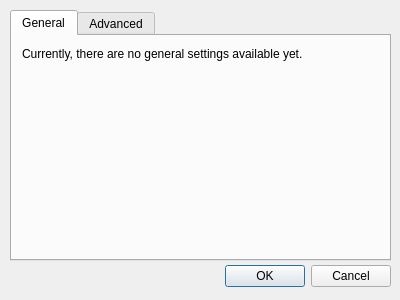
<?xml version="1.0" encoding="UTF-8"?>
<ui version="4.0">
 <class>ConfigDialog</class>
 <widget class="QDialog" name="ConfigDialog">
  <property name="geometry">
   <rect>
    <x>0</x>
    <y>0</y>
    <width>400</width>
    <height>300</height>
   </rect>
  </property>
  <property name="windowTitle">
   <string>Guild Wars 2</string>
  </property>
  <widget class="QDialogButtonBox" name="buttonBox">
   <property name="geometry">
    <rect>
     <x>10</x>
     <y>260</y>
     <width>381</width>
     <height>32</height>
    </rect>
   </property>
   <property name="orientation">
    <enum>Qt::Horizontal</enum>
   </property>
   <property name="standardButtons">
    <set>QDialogButtonBox::Cancel|QDialogButtonBox::Ok</set>
   </property>
  </widget>
  <widget class="QTabWidget" name="tabWidget">
   <property name="geometry">
    <rect>
     <x>10</x>
     <y>10</y>
     <width>381</width>
     <height>251</height>
    </rect>
   </property>
   <property name="currentIndex">
    <number>0</number>
   </property>
   <widget class="QWidget" name="tab_general">
    <attribute name="title">
     <string>General</string>
    </attribute>
    <widget class="QLabel" name="label">
     <property name="geometry">
      <rect>
       <x>10</x>
       <y>10</y>
       <width>351</width>
       <height>16</height>
      </rect>
     </property>
     <property name="text">
      <string>Currently, there are no general settings available yet.</string>
     </property>
    </widget>
   </widget>
   <widget class="QWidget" name="tab_advanced">
    <attribute name="title">
     <string>Advanced</string>
    </attribute>
    <widget class="QWidget" name="gridLayoutWidget">
     <property name="geometry">
      <rect>
       <x>10</x>
       <y>10</y>
       <width>351</width>
       <height>61</height>
      </rect>
     </property>
     <layout class="QGridLayout" name="gridLayout">
      <item row="1" column="1">
       <widget class="QSpinBox" name="spinBox_onlineStateTransmissionThreshold">
        <property name="sizePolicy">
         <sizepolicy hsizetype="Minimum" vsizetype="Fixed">
          <horstretch>0</horstretch>
          <verstretch>0</verstretch>
         </sizepolicy>
        </property>
        <property name="maximum">
         <number>120</number>
        </property>
       </widget>
      </item>
      <item row="0" column="1">
       <widget class="QSpinBox" name="spinBox_locationTransmissionThreshold">
        <property name="minimum">
         <number>1</number>
        </property>
        <property name="maximum">
         <number>60</number>
        </property>
       </widget>
      </item>
      <item row="1" column="0">
       <widget class="QLabel" name="label_onlineStateTransmissionThreshold">
        <property name="sizePolicy">
         <sizepolicy hsizetype="MinimumExpanding" vsizetype="Preferred">
          <horstretch>0</horstretch>
          <verstretch>0</verstretch>
         </sizepolicy>
        </property>
        <property name="text">
         <string>Online state transmission threshold</string>
        </property>
       </widget>
      </item>
      <item row="0" column="0">
       <widget class="QLabel" name="label_locationTransmissionThreshold">
        <property name="text">
         <string>Location transmission threshold</string>
        </property>
       </widget>
      </item>
      <item row="1" column="2">
       <widget class="QLabel" name="label_onlineStateTransmissionThreshold_2">
        <property name="text">
         <string>seconds</string>
        </property>
       </widget>
      </item>
      <item row="0" column="2">
       <widget class="QLabel" name="label_locationTransmissionThreshold_2">
        <property name="text">
         <string>seconds</string>
        </property>
       </widget>
      </item>
     </layout>
    </widget>
    <zorder>gridLayoutWidget</zorder>
    <zorder>label_onlineStateTransmissionThreshold</zorder>
   </widget>
  </widget>
  <zorder>tabWidget</zorder>
  <zorder>buttonBox</zorder>
 </widget>
 <tabstops>
  <tabstop>tabWidget</tabstop>
  <tabstop>buttonBox</tabstop>
 </tabstops>
 <resources/>
 <connections>
  <connection>
   <sender>buttonBox</sender>
   <signal>accepted()</signal>
   <receiver>ConfigDialog</receiver>
   <slot>accept()</slot>
   <hints>
    <hint type="sourcelabel">
     <x>228</x>
     <y>274</y>
    </hint>
    <hint type="destinationlabel">
     <x>157</x>
     <y>274</y>
    </hint>
   </hints>
  </connection>
  <connection>
   <sender>buttonBox</sender>
   <signal>rejected()</signal>
   <receiver>ConfigDialog</receiver>
   <slot>reject()</slot>
   <hints>
    <hint type="sourcelabel">
     <x>316</x>
     <y>260</y>
    </hint>
    <hint type="destinationlabel">
     <x>286</x>
     <y>274</y>
    </hint>
   </hints>
  </connection>
 </connections>
</ui>
